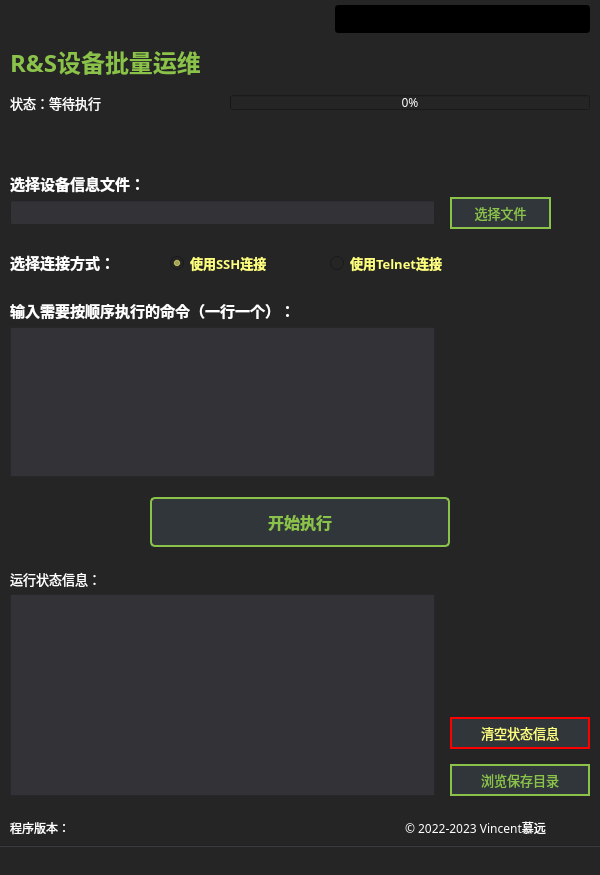
<?xml version="1.0" encoding="UTF-8"?>
<ui version="4.0">
 <class>MainWindow</class>
 <widget class="QMainWindow" name="MainWindow">
  <property name="windowModality">
   <enum>Qt::NonModal</enum>
  </property>
  <property name="enabled">
   <bool>true</bool>
  </property>
  <property name="geometry">
   <rect>
    <x>0</x>
    <y>0</y>
    <width>600</width>
    <height>875</height>
   </rect>
  </property>
  <property name="windowTitle">
   <string>Inspect Helper GUI</string>
  </property>
  <property name="windowIcon">
   <iconset>
    <normaloff>resources/LOGO-128p.ico</normaloff>resources/LOGO-128p.ico</iconset>
  </property>
  <property name="autoFillBackground">
   <bool>false</bool>
  </property>
  <property name="styleSheet">
   <string notr="true">background-color: rgb(37, 37, 38)</string>
  </property>
  <widget class="QWidget" name="centralwidget">
   <widget class="QLabel" name="Status_Label">
    <property name="geometry">
     <rect>
      <x>10</x>
      <y>90</y>
      <width>215</width>
      <height>25</height>
     </rect>
    </property>
    <property name="font">
     <font>
      <family>微软雅黑</family>
      <pointsize>10</pointsize>
      <weight>50</weight>
      <bold>false</bold>
     </font>
    </property>
    <property name="styleSheet">
     <string notr="true">color: #ffffff;</string>
    </property>
    <property name="text">
     <string>状态：等待执行</string>
    </property>
   </widget>
   <widget class="QProgressBar" name="Progress_Bar">
    <property name="geometry">
     <rect>
      <x>230</x>
      <y>95</y>
      <width>360</width>
      <height>15</height>
     </rect>
    </property>
    <property name="font">
     <font>
      <family>宋体</family>
      <pointsize>9</pointsize>
     </font>
    </property>
    <property name="styleSheet">
     <string notr="true">color: rgb(255, 255, 255);</string>
    </property>
    <property name="value">
     <number>0</number>
    </property>
   </widget>
   <widget class="Line" name="line">
    <property name="geometry">
     <rect>
      <x>0</x>
      <y>845</y>
      <width>701</width>
      <height>2</height>
     </rect>
    </property>
    <property name="styleSheet">
     <string notr="true">background-color: rgb(51, 51, 55);</string>
    </property>
    <property name="orientation">
     <enum>Qt::Horizontal</enum>
    </property>
   </widget>
   <widget class="QLabel" name="Version_Title_Label">
    <property name="geometry">
     <rect>
      <x>10</x>
      <y>813</y>
      <width>85</width>
      <height>30</height>
     </rect>
    </property>
    <property name="font">
     <font>
      <family>宋体</family>
     </font>
    </property>
    <property name="text">
     <string>&lt;html&gt;&lt;head/&gt;&lt;body&gt;&lt;p&gt;&lt;span style=&quot; color:#ffffff;&quot;&gt;程序版本：&lt;/span&gt;&lt;/p&gt;&lt;/body&gt;&lt;/html&gt;</string>
    </property>
   </widget>
   <widget class="QLabel" name="Version_Display_Label">
    <property name="geometry">
     <rect>
      <x>100</x>
      <y>813</y>
      <width>100</width>
      <height>30</height>
     </rect>
    </property>
    <property name="font">
     <font>
      <family>宋体</family>
     </font>
    </property>
    <property name="styleSheet">
     <string notr="true">color: rgb(255, 255, 255);</string>
    </property>
    <property name="text">
     <string>&lt;html&gt;&lt;head/&gt;&lt;body&gt;&lt;p&gt;&lt;span style=&quot; color:#ffffff;&quot;&gt;&lt;/span&gt;&lt;/p&gt;&lt;/body&gt;&lt;/html&gt;</string>
    </property>
   </widget>
   <widget class="QLineEdit" name="dayTime_Display">
    <property name="geometry">
     <rect>
      <x>335</x>
      <y>5</y>
      <width>255</width>
      <height>28</height>
     </rect>
    </property>
    <property name="font">
     <font>
      <family>宋体</family>
      <pointsize>10</pointsize>
      <weight>50</weight>
      <bold>false</bold>
     </font>
    </property>
    <property name="mouseTracking">
     <bool>false</bool>
    </property>
    <property name="autoFillBackground">
     <bool>false</bool>
    </property>
    <property name="styleSheet">
     <string notr="true">background-color:#000000; color:#00ff00</string>
    </property>
    <property name="text">
     <string/>
    </property>
    <property name="alignment">
     <set>Qt::AlignCenter</set>
    </property>
    <property name="readOnly">
     <bool>true</bool>
    </property>
   </widget>
   <widget class="QLabel" name="Title_Label">
    <property name="geometry">
     <rect>
      <x>10</x>
      <y>40</y>
      <width>285</width>
      <height>45</height>
     </rect>
    </property>
    <property name="font">
     <font>
      <family>微软雅黑</family>
      <pointsize>20</pointsize>
      <weight>75</weight>
      <bold>true</bold>
     </font>
    </property>
    <property name="text">
     <string>&lt;html&gt;&lt;head/&gt;&lt;body&gt;&lt;p&gt;&lt;span style=&quot; font-size:18pt; color:#8bc34a;&quot;&gt;R&amp;amp;S设备批量运维&lt;/span&gt;&lt;/p&gt;&lt;/body&gt;&lt;/html&gt;</string>
    </property>
   </widget>
   <widget class="QLabel" name="Select_File_Label">
    <property name="geometry">
     <rect>
      <x>10</x>
      <y>170</y>
      <width>180</width>
      <height>28</height>
     </rect>
    </property>
    <property name="font">
     <font>
      <family>微软雅黑</family>
      <pointsize>10</pointsize>
      <weight>50</weight>
      <bold>false</bold>
     </font>
    </property>
    <property name="text">
     <string>&lt;html&gt;&lt;head/&gt;&lt;body&gt;&lt;p&gt;&lt;span style=&quot; font-size:11pt; font-weight:600; color:#ffffff;&quot;&gt;选择设备信息文件：&lt;/span&gt;&lt;/p&gt;&lt;/body&gt;&lt;/html&gt;</string>
    </property>
   </widget>
   <widget class="QLineEdit" name="File_Path_Edit">
    <property name="geometry">
     <rect>
      <x>10</x>
      <y>200</y>
      <width>425</width>
      <height>25</height>
     </rect>
    </property>
    <property name="font">
     <font>
      <family>宋体</family>
      <pointsize>9</pointsize>
     </font>
    </property>
    <property name="styleSheet">
     <string notr="true">background-color: rgb(51, 51, 55);
color: rgb(255, 255, 255);</string>
    </property>
    <property name="text">
     <string/>
    </property>
    <property name="alignment">
     <set>Qt::AlignLeading|Qt::AlignLeft|Qt::AlignVCenter</set>
    </property>
   </widget>
   <widget class="QPushButton" name="Select_File_Button">
    <property name="geometry">
     <rect>
      <x>450</x>
      <y>197</y>
      <width>101</width>
      <height>32</height>
     </rect>
    </property>
    <property name="font">
     <font>
      <family>微软雅黑</family>
      <pointsize>10</pointsize>
      <weight>50</weight>
      <bold>false</bold>
     </font>
    </property>
    <property name="cursor">
     <cursorShape>ArrowCursor</cursorShape>
    </property>
    <property name="styleSheet">
     <string notr="true">QPushButton{
background-color: rgb(49, 54, 59);
border: 2px;
border-color: rgb(139, 195, 74);
border-style: solid;
border-radius: 0px;
color: rgb(139, 195, 74);
}
QPushButton:hover{
background-color: rgb(139, 195, 74);
color: rgb(49, 54, 59);
}
QPushButton:pressed{
background-color: rgb(0, 0, 0);
border: 2px;
border-color: rgb(255, 255, 255);
border-style: solid;
border-radius: 0px;
color: rgb(255, 255, 255);
}
QPushButton:disabled{
background-color: rgb(79, 91, 98);
border: 2px;
border-color: rgb(49, 54, 59);
border-style: solid;
border-radius: 0px;
color: rgb(49, 54, 59);
}</string>
    </property>
    <property name="text">
     <string>选择文件</string>
    </property>
   </widget>
   <widget class="QLabel" name="Scripts_Label">
    <property name="geometry">
     <rect>
      <x>10</x>
      <y>297</y>
      <width>380</width>
      <height>28</height>
     </rect>
    </property>
    <property name="font">
     <font>
      <family>微软雅黑</family>
      <pointsize>10</pointsize>
      <weight>50</weight>
      <bold>false</bold>
     </font>
    </property>
    <property name="text">
     <string>&lt;html&gt;&lt;head/&gt;&lt;body&gt;&lt;p&gt;&lt;span style=&quot; font-size:11pt; font-weight:600; color:#ffffff;&quot;&gt;输入需要按顺序执行的命令（一行一个）：&lt;/span&gt;&lt;/p&gt;&lt;/body&gt;&lt;/html&gt;</string>
    </property>
   </widget>
   <widget class="QPlainTextEdit" name="Scripts_Edit">
    <property name="geometry">
     <rect>
      <x>10</x>
      <y>327</y>
      <width>425</width>
      <height>150</height>
     </rect>
    </property>
    <property name="font">
     <font>
      <family>微软雅黑</family>
      <pointsize>10</pointsize>
      <weight>75</weight>
      <bold>true</bold>
     </font>
    </property>
    <property name="styleSheet">
     <string notr="true">background-color: rgb(51, 51, 55);
color: rgb(255, 255, 255);</string>
    </property>
    <property name="plainText">
     <string/>
    </property>
   </widget>
   <widget class="QPushButton" name="Start_Main_Task_Button">
    <property name="enabled">
     <bool>true</bool>
    </property>
    <property name="geometry">
     <rect>
      <x>150</x>
      <y>497</y>
      <width>300</width>
      <height>50</height>
     </rect>
    </property>
    <property name="font">
     <font>
      <family>微软雅黑</family>
      <pointsize>12</pointsize>
      <weight>75</weight>
      <bold>true</bold>
     </font>
    </property>
    <property name="styleSheet">
     <string notr="true">QPushButton{
background-color: rgb(49, 54, 59);
border: 2px;
border-color: rgb(139, 195, 74);
border-style: solid;
border-radius: 5px;
color: rgb(139, 195, 74);
}
QPushButton:hover{
background-color: rgb(139, 195, 74);
color: rgb(49, 54, 59);
}
QPushButton:pressed{
background-color: rgb(0, 0, 0);
border: 2px;
border-color: rgb(255, 255, 255);
border-style: solid;
border-radius: 5px;
color: rgb(255, 255, 255);
}
QPushButton:disabled{
background-color: rgb(79, 91, 98);
border: 2px;
border-color: rgb(49, 54, 59);
border-style: solid;
border-radius: 5px;
color: rgb(49, 54, 59);
}</string>
    </property>
    <property name="text">
     <string>开始执行</string>
    </property>
   </widget>
   <widget class="QLabel" name="Message_Display_Label">
    <property name="geometry">
     <rect>
      <x>10</x>
      <y>567</y>
      <width>130</width>
      <height>25</height>
     </rect>
    </property>
    <property name="font">
     <font>
      <family>微软雅黑</family>
      <pointsize>10</pointsize>
      <weight>50</weight>
      <bold>false</bold>
     </font>
    </property>
    <property name="text">
     <string>&lt;html&gt;&lt;head/&gt;&lt;body&gt;&lt;p&gt;&lt;span style=&quot; color:#ffffff;&quot;&gt;运行状态信息：&lt;/span&gt;&lt;/p&gt;&lt;/body&gt;&lt;/html&gt;</string>
    </property>
   </widget>
   <widget class="QPlainTextEdit" name="Message_Display_Edit">
    <property name="geometry">
     <rect>
      <x>10</x>
      <y>594</y>
      <width>425</width>
      <height>202</height>
     </rect>
    </property>
    <property name="font">
     <font>
      <family>微软雅黑</family>
      <pointsize>10</pointsize>
      <weight>50</weight>
      <bold>false</bold>
     </font>
    </property>
    <property name="cursor" stdset="0">
     <cursorShape>ArrowCursor</cursorShape>
    </property>
    <property name="styleSheet">
     <string notr="true">background-color: rgb(51, 51, 55);
color: rgb(255, 255, 255);</string>
    </property>
    <property name="readOnly">
     <bool>true</bool>
    </property>
    <property name="plainText">
     <string/>
    </property>
   </widget>
   <widget class="QPushButton" name="Open_Saved_Dir_Button">
    <property name="geometry">
     <rect>
      <x>450</x>
      <y>764</y>
      <width>140</width>
      <height>32</height>
     </rect>
    </property>
    <property name="font">
     <font>
      <family>微软雅黑</family>
      <pointsize>10</pointsize>
      <weight>50</weight>
      <bold>false</bold>
     </font>
    </property>
    <property name="styleSheet">
     <string notr="true">QPushButton{
background-color: rgb(49, 54, 59);
border: 2px;
border-color: rgb(139, 195, 74);
border-style: solid;
border-radius: 0px;
color: rgb(139, 195, 74);
}
QPushButton:hover{
background-color: rgb(139, 195, 74);
color: rgb(49, 54, 59);
}
QPushButton:pressed{
background-color: rgb(0, 0, 0);
border: 2px;
border-color: rgb(255, 255, 255);
border-style: solid;
border-radius: 0px;
color: rgb(255, 255, 255);
}
QPushButton:disabled{
background-color: rgb(79, 91, 98);
border: 2px;
border-color: rgb(49, 54, 59);
border-style: solid;
border-radius: 0px;
color: rgb(49, 54, 59);
}</string>
    </property>
    <property name="text">
     <string>浏览保存目录</string>
    </property>
   </widget>
   <widget class="QRadioButton" name="Connect_By_Telnet_Button">
    <property name="enabled">
     <bool>true</bool>
    </property>
    <property name="geometry">
     <rect>
      <x>330</x>
      <y>253</y>
      <width>160</width>
      <height>20</height>
     </rect>
    </property>
    <property name="font">
     <font>
      <family>微软雅黑</family>
      <pointsize>10</pointsize>
      <weight>75</weight>
      <bold>true</bold>
     </font>
    </property>
    <property name="styleSheet">
     <string notr="true">color: rgb(255, 255, 127);</string>
    </property>
    <property name="text">
     <string>使用Telnet连接</string>
    </property>
    <property name="checked">
     <bool>false</bool>
    </property>
   </widget>
   <widget class="QRadioButton" name="Connect_By_SSH_Button">
    <property name="enabled">
     <bool>true</bool>
    </property>
    <property name="geometry">
     <rect>
      <x>170</x>
      <y>253</y>
      <width>150</width>
      <height>20</height>
     </rect>
    </property>
    <property name="font">
     <font>
      <family>微软雅黑</family>
      <pointsize>10</pointsize>
      <weight>75</weight>
      <bold>true</bold>
     </font>
    </property>
    <property name="styleSheet">
     <string notr="true">color: rgb(255, 255, 127);</string>
    </property>
    <property name="text">
     <string>使用SSH连接</string>
    </property>
    <property name="checked">
     <bool>true</bool>
    </property>
   </widget>
   <widget class="QLabel" name="Select_Protocol_Label">
    <property name="geometry">
     <rect>
      <x>10</x>
      <y>249</y>
      <width>150</width>
      <height>28</height>
     </rect>
    </property>
    <property name="font">
     <font>
      <family>微软雅黑</family>
      <pointsize>10</pointsize>
      <weight>50</weight>
      <bold>false</bold>
     </font>
    </property>
    <property name="text">
     <string>&lt;html&gt;&lt;head/&gt;&lt;body&gt;&lt;p&gt;&lt;span style=&quot; font-size:11pt; font-weight:600; color:#ffffff;&quot;&gt;选择连接方式：&lt;/span&gt;&lt;/p&gt;&lt;/body&gt;&lt;/html&gt;</string>
    </property>
   </widget>
   <widget class="QPushButton" name="Message_Display_Clear_Button">
    <property name="enabled">
     <bool>true</bool>
    </property>
    <property name="geometry">
     <rect>
      <x>450</x>
      <y>717</y>
      <width>140</width>
      <height>32</height>
     </rect>
    </property>
    <property name="font">
     <font>
      <family>微软雅黑</family>
      <pointsize>10</pointsize>
      <weight>50</weight>
      <bold>false</bold>
     </font>
    </property>
    <property name="styleSheet">
     <string notr="true">QPushButton{
background-color: rgb(49, 54, 59);
border: 2px;
border-color: rgb(255, 0, 0);
border-style: solid;
border-radius: 0px;
color: rgb(255, 255, 127);
}
QPushButton:hover{
background-color: rgb(255, 0, 0);
color: rgb(255, 255, 255);
}
QPushButton:pressed{
background-color: rgb(0, 0, 0);
border: 2px;
border-color: rgb(255, 0, 0);
border-style: solid;
border-radius: 0px;
color: rgb(255, 255, 255);
}
QPushButton:disabled{
background-color: rgb(79, 91, 98);
border: 2px;
border-color: rgb(49, 54, 59);
border-style: solid;
border-radius: 0px;
color: rgb(49, 54, 59);
}</string>
    </property>
    <property name="text">
     <string>清空状态信息</string>
    </property>
    <property name="checkable">
     <bool>false</bool>
    </property>
    <property name="checked">
     <bool>false</bool>
    </property>
   </widget>
   <widget class="QPushButton" name="Start_Main_Task_Button_Fake">
    <property name="enabled">
     <bool>false</bool>
    </property>
    <property name="geometry">
     <rect>
      <x>150</x>
      <y>497</y>
      <width>300</width>
      <height>50</height>
     </rect>
    </property>
    <property name="font">
     <font>
      <family>微软雅黑</family>
      <pointsize>12</pointsize>
      <weight>75</weight>
      <bold>true</bold>
     </font>
    </property>
    <property name="styleSheet">
     <string notr="true">QPushButton{
background-color: rgb(49, 54, 59);
border: 2px;
border-color: rgb(139, 195, 74);
border-style: solid;
border-radius: 5px;
color: rgb(139, 195, 74);
}
QPushButton:hover{
background-color: rgb(139, 195, 74);
color: rgb(49, 54, 59);
}
QPushButton:pressed{
background-color: rgb(0, 0, 0);
border: 2px;
border-color: rgb(255, 255, 255);
border-style: solid;
border-radius: 5px;
color: rgb(255, 255, 255);
}
QPushButton:disabled{
background-color: rgb(79, 91, 98);
border: 2px;
border-color: rgb(49, 54, 59);
border-style: solid;
border-radius: 5px;
color: rgb(49, 54, 59);
}</string>
    </property>
    <property name="text">
     <string>开始执行</string>
    </property>
   </widget>
   <widget class="QPushButton" name="Message_Display_Clear_Button_Fake">
    <property name="enabled">
     <bool>false</bool>
    </property>
    <property name="geometry">
     <rect>
      <x>450</x>
      <y>717</y>
      <width>140</width>
      <height>32</height>
     </rect>
    </property>
    <property name="font">
     <font>
      <family>微软雅黑</family>
      <pointsize>10</pointsize>
      <weight>50</weight>
      <bold>false</bold>
     </font>
    </property>
    <property name="styleSheet">
     <string notr="true">QPushButton{
background-color: rgb(49, 54, 59);
border: 2px;
border-color: rgb(255, 0, 0);
border-style: solid;
border-radius: 0px;
color: rgb(255, 255, 127);
}
QPushButton:hover{
background-color: rgb(255, 0, 0);
color: rgb(255, 255, 255);
}
QPushButton:pressed{
background-color: rgb(0, 0, 0);
border: 2px;
border-color: rgb(255, 0, 0);
border-style: solid;
border-radius: 0px;
color: rgb(255, 255, 255);
}
QPushButton:disabled{
background-color: rgb(79, 91, 98);
border: 2px;
border-color: rgb(49, 54, 59);
border-style: solid;
border-radius: 0px;
color: rgb(49, 54, 59);
}</string>
    </property>
    <property name="text">
     <string>清空状态信息</string>
    </property>
    <property name="checkable">
     <bool>false</bool>
    </property>
    <property name="checked">
     <bool>false</bool>
    </property>
   </widget>
   <widget class="QLabel" name="Version_Title_Label_2">
    <property name="geometry">
     <rect>
      <x>405</x>
      <y>813</y>
      <width>185</width>
      <height>30</height>
     </rect>
    </property>
    <property name="font">
     <font>
      <family>宋体</family>
     </font>
    </property>
    <property name="text">
     <string>&lt;html&gt;&lt;head/&gt;&lt;body&gt;&lt;p&gt;&lt;span style=&quot; color:#ffffff;&quot;&gt;© 2022-2023 Vincent慕远&lt;/span&gt;&lt;/p&gt;&lt;/body&gt;&lt;/html&gt;</string>
    </property>
    <property name="alignment">
     <set>Qt::AlignLeading|Qt::AlignLeft|Qt::AlignVCenter</set>
    </property>
   </widget>
   <widget class="QLabel" name="Count_Status_Label">
    <property name="geometry">
     <rect>
      <x>64</x>
      <y>130</y>
      <width>350</width>
      <height>24</height>
     </rect>
    </property>
    <property name="font">
     <font>
      <family>微软雅黑</family>
      <pointsize>10</pointsize>
      <weight>50</weight>
      <bold>false</bold>
     </font>
    </property>
    <property name="styleSheet">
     <string notr="true">color: #8bc34a;</string>
    </property>
    <property name="text">
     <string/>
    </property>
   </widget>
   <zorder>Message_Display_Clear_Button_Fake</zorder>
   <zorder>Start_Main_Task_Button_Fake</zorder>
   <zorder>Status_Label</zorder>
   <zorder>Progress_Bar</zorder>
   <zorder>line</zorder>
   <zorder>Version_Title_Label</zorder>
   <zorder>Version_Display_Label</zorder>
   <zorder>dayTime_Display</zorder>
   <zorder>Title_Label</zorder>
   <zorder>Select_File_Label</zorder>
   <zorder>File_Path_Edit</zorder>
   <zorder>Select_File_Button</zorder>
   <zorder>Scripts_Label</zorder>
   <zorder>Scripts_Edit</zorder>
   <zorder>Start_Main_Task_Button</zorder>
   <zorder>Message_Display_Label</zorder>
   <zorder>Message_Display_Edit</zorder>
   <zorder>Open_Saved_Dir_Button</zorder>
   <zorder>Connect_By_Telnet_Button</zorder>
   <zorder>Connect_By_SSH_Button</zorder>
   <zorder>Select_Protocol_Label</zorder>
   <zorder>Message_Display_Clear_Button</zorder>
   <zorder>Version_Title_Label_2</zorder>
   <zorder>Count_Status_Label</zorder>
  </widget>
  <widget class="QStatusBar" name="statusbar">
   <property name="enabled">
    <bool>true</bool>
   </property>
  </widget>
 </widget>
 <resources/>
 <connections/>
</ui>
